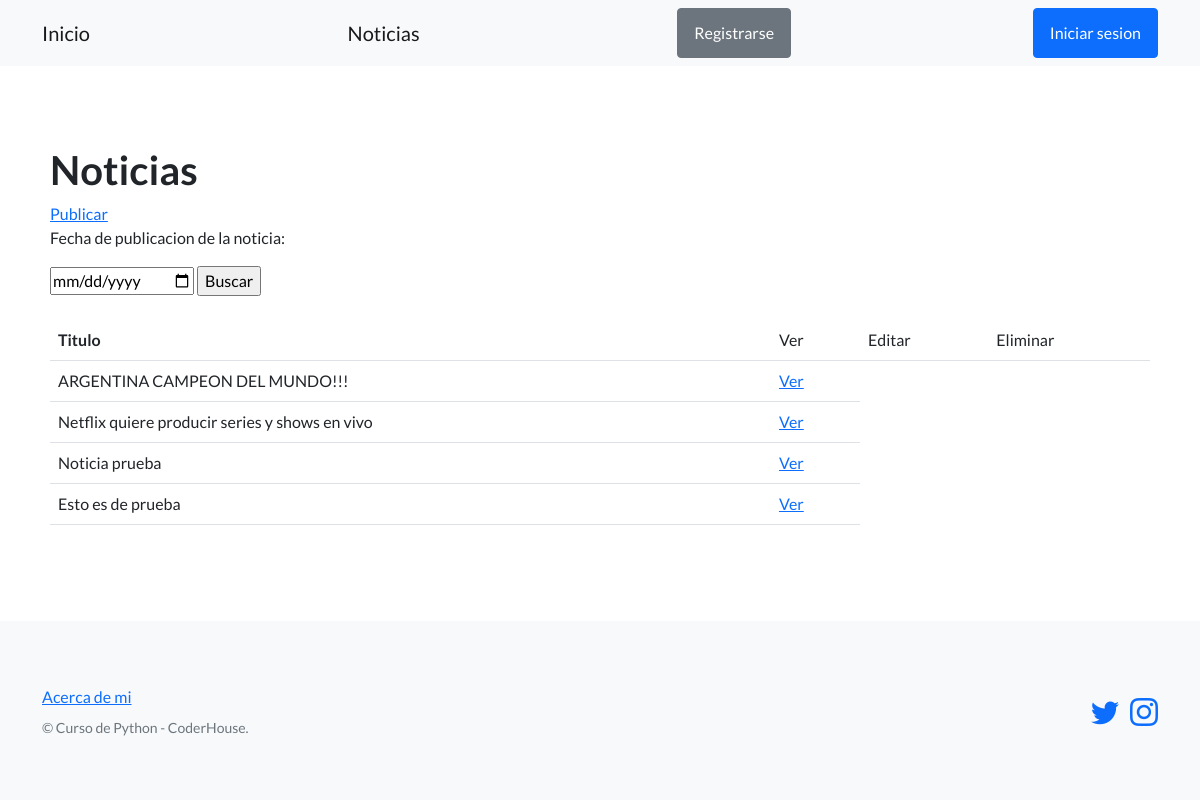
Page /pagina-blog/Noticias/ on the earlier database version.
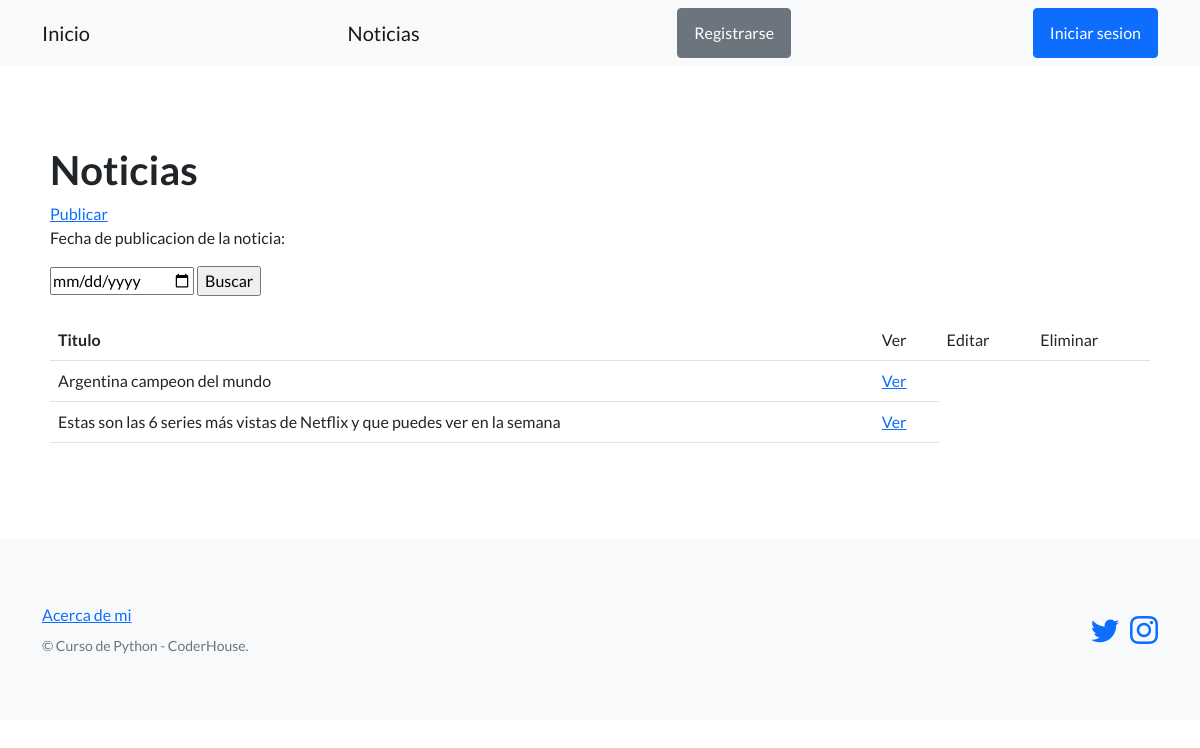
Same page on the later database version.
### pagina_blog/models.py (models this page shows, shortened)
class Noticias(models.Model):
    usuario = models.ForeignKey(User, on_delete=models.CASCADE)
    titulo = models.CharField(max_length=256)
    subtitulo = models.CharField(max_length=1000)
    cuerpo = models.CharField(max_length=1000, null=True)
    fecha_publicacion = models.DateField(null=True)
    autor = models.CharField(max_length=64)
    imagen = models.ImageField(null=True, blank=True, upload_to='noticias')

### pagina_blog/views.py (the view)
# urls.py: path('Noticias/', listar_noticias, name='listar_noticias'),
def listar_noticias(request):
    contexto = {
        'noticias' : Noticias.objects.all()
    }
    for noticia in Noticias.objects.all():
        print(noticia.titulo)
    return render(
        request = request,
        template_name = 'pagina_blog/lista_noticias.html',
        context = contexto
    )

### pagina_blog/templates/pagina_blog/lista_noticias.html (shortened to what this page needs)
{% extends "pagina_blog/base.html" %}
{% block contenido %}
<h1>Noticias</h1>
<a href="{% url 'publicar_noticias' %}">Publicar</a>
<br>
<form action="{% url 'buscar_noticias' %}" method="post">
    <p>Fecha de publicacion de la noticia:</p>
    <input type="date" name="fecha_publicacion" value='yyyy-mm-dd'>
    <input type="submit" value="Buscar">
</form>
<br>
<table class="table">
    <tbody>
        <tr>
            <th>Titulo</th>
            <td>Ver</td>
            <td>Editar</td>
            <td>Eliminar</td>
        </tr>
        {% for noticia in noticias %}
        <tr>
            <td>{{ noticia.titulo }}</td>
            <td>
                <a href="{% url 'ver_noticia' noticia.id %}">Ver</a>
            </td>
        </tr>
        {% endfor %}
    </tbody>
</table>
{% endblock contenido %}

### pagina_blog/templates/pagina_blog/base.html (shortened to what this page needs)
{% load static %}
<!DOCTYPE html>
<html lang="en">
    <head>
        <link href="https://cdn.jsdelivr.net/npm/bootstrap-icons@1.5.0/font/bootstrap-icons.css" rel="stylesheet" type="text/css" />
        <link href="{% static 'css/styles.css' %}" rel="stylesheet" />
    </head>
    <body>
        <nav class="navbar navbar-light bg-light static-top">
            <div class="container">
                <a class="navbar-brand" href="{% url 'inicio' %}">Inicio</a>
                <a class="navbar-brand" href="{% url 'listar_noticias' %}">Noticias</a>
                {% if user.is_authenticated %}
                <div class="dropdown">
                    <button class="btn btn-secondary dropdown-toggle" type="button" data-bs-toggle="dropdown" aria-expanded="false">
                      <img src="{{ user.avatar.imagen.url }}" width="30" height="30" hspace="2"/>
                      <span>{{ user.username }}</span>
                    </button>
                    <ul class="dropdown-menu">
                        <li>
                            <a class="dropdown-item" href="{% url 'editar_perfil' %}">Editar mis datos</a>
                        </li>
                        <li>
                            <a class="dropdown-item" href="{% url 'agregar_avatar' %}">Agregar avatar</a>
                        </li>
                        <li>
                            <a class="dropdown-item" href="{% url 'logout' %}"><strong>Cerrar sesion</strong></a>
                        </li>
                    </ul>
                  </div>
                {% else %}
                <a class="btn btn-secondary" href="{% url 'registro' %}">Registrarse</a>
                <a class="btn btn-primary" href="{% url 'login' %}">Iniciar sesion</a>
                {% endif %}
            </div>
        </nav>
        <section style="padding: 80px 50px;">
            {% block contenido %}
            {% endblock contenido %}
        </section>
        <footer class="footer bg-light">
            <div class="container">
                <div class="row">
                    <div class="col-lg-6 h-100 text-center text-lg-start my-auto">
                        <ul class="list-inline mb-2">
                            <li class="list-inline-item"><a href="{% url 'about' %}">Acerca de mi</a></li>
                        </ul>
                        <p class="text-muted small mb-4 mb-lg-0">&copy; Curso de Python - CoderHouse.</p>
                    </div>
                    <div class="col-lg-6 h-100 text-center text-lg-end my-auto">
                        <ul class="list-inline mb-0">
                            <li class="list-inline-item">
                                <a href="https://twitter.com/mateobuenoo"><i class="bi-twitter fs-3"></i></a>
                            </li>
                            <li class="list-inline-item">
                                <a href="https://www.instagram.com/matubueno/"><i class="bi-instagram fs-3"></i></a>
                            </li>
                        </ul>
                    </div>
                </div>
            </div>
        </footer>
    </body>
</html>

Differences in the rows shown:
removed Noticias: titulo "ARGENTINA CAMPEON DEL MUNDO!!!"
removed Noticias: titulo "Netflix quiere producir series y shows en vivo"
removed Noticias: titulo "Noticia prueba"
removed Noticias: titulo "Esto es de prueba"
added Noticias: titulo "Argentina campeon del mundo"
added Noticias: titulo "Estas son las 6 series más vistas de Netflix y que puedes ver en la semana"
